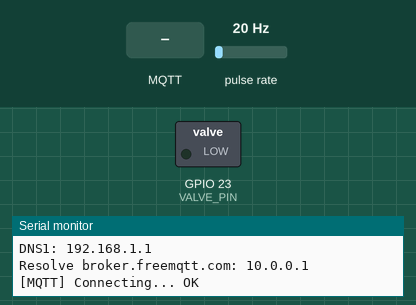
A program run on a simulated ESP32. On the bench: switched loads named in the program (green lamp = pin HIGH), the last lines printed to the serial monitor. Wiring (inferred from the names in the program): pulse sensor: data GPIO 22. The inputs (shaded band) are chosen by the test bench; at power-on: pulse rate 20 Hz. WiFi joins after 1.5 s; servers stay silent unless stated; the local clock reads 2024-03-15 10:24:30 at power-on unless the program sets it; no MQTT or app messages arrive unless stated.

Above: at 4.2 s.
4.3 s: MQTT message "OPEN" arrives on the first subscribed topic
At 5.4 s:
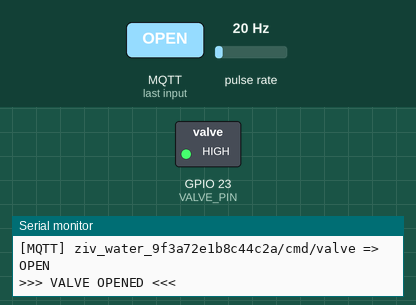
5.8 s: MQTT message "CLOSE" arrives on the first subscribed topic
At 6.5 s:
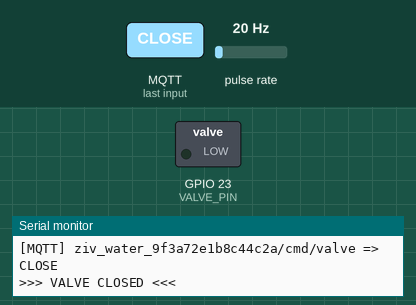
Timing chart, 0 to 8.8 s (numbered marks = the images above; inputs shaded):
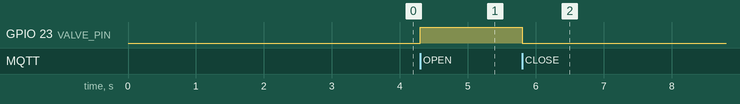

The program:

main.cpp
```cpp
#include <WiFi.h>
#include <lwip/inet.h>
#include <Arduino.h>
#include <WiFiClientSecure.h>
#include <PubSubClient.h>

#include "secrets.h"

// Pins
#define FLOW_SENSOR_PIN 22
#define VALVE_PIN 23

// Calibrate
static float pulsesPerLiter = 450.0f;

// Pulse filter
static const uint32_t MIN_PULSE_US = 300;
volatile uint32_t pulseCount = 0;
volatile uint32_t lastPulseMicros = 0;

uint32_t lastCalcMs = 0;
float flowRateLpm = 0.0f;
float totalLiters = 0.0f;
bool valveState = false;

// MQTT ssss
WiFiClientSecure tlsClient;
PubSubClient mqtt(tlsClient);

String tCmdValve   = String(MQTT_BASE) + "/cmd/valve";
String tCmdReset   = String(MQTT_BASE) + "/cmd/reset";

String tStateValve = String(MQTT_BASE) + "/state/valve";
String tStateFlow  = String(MQTT_BASE) + "/state/flow_lpm";
String tStateTotal = String(MQTT_BASE) + "/state/total_l";
String tStateTs    = String(MQTT_BASE) + "/state/ts";

static const uint32_t PUBLISH_INTERVAL_MS = 1000;
uint32_t lastPubMs = 0;

static void wifiConnectFix() {
  WiFi.mode(WIFI_STA);

  // Hard reset WiFi state
  WiFi.disconnect(true, true);
  delay(500);

  WiFi.begin(WIFI_SSID, WIFI_PASS);

  Serial.print("WiFi connecting");
  uint32_t start = millis();
  while (WiFi.status() != WL_CONNECTED) {
    delay(300);
    Serial.print(".");
    if (millis() - start > 20000) {
      Serial.println("\nWiFi connect timeout - rebooting");
      ESP.restart();
    }
  }
  Serial.println();

  // Give DHCP time
  delay(1000);

  IPAddress ip = WiFi.localIP();
  IPAddress gw = WiFi.gatewayIP();
  IPAddress sn = WiFi.subnetMask();

  Serial.print("IP: "); Serial.println(ip);
  Serial.print("GW: "); Serial.println(gw);
  Serial.print("SN: "); Serial.println(sn);

  // Detect broken DHCP
  if (ip[0] == 255 || ip[0] == 0 || gw[0] == 0) {
    Serial.println("DHCP failed (bad IP/GW). Rebooting...");
    delay(2000);
    ESP.restart();
  }

  // DNS test (should now work)
  IPAddress test;
  bool ok = WiFi.hostByName("example.com", test);
  Serial.print("Resolve example.com: ");
  Serial.println(ok ? test.toString() : "FAILED");

  // Stability improvement
  WiFi.setSleep(false);
}

static void wifiConnectWithDNS() {
  WiFi.mode(WIFI_STA);

  // Force DNS servers (prevents router DNS bugs / captive portal DNS)
  IPAddress ip(192,168,1,41);    // or another free IP
  IPAddress gw(192,168,1,1);
  IPAddress sn(255,255,255,0);
  IPAddress dns1(8, 8, 8, 8);  // Google
  IPAddress dns2(1, 1, 1, 1);  // Cloudflare
  // Keep DHCP for IP/gateway/subnet, but override DNS
  WiFi.config(INADDR_NONE, INADDR_NONE, INADDR_NONE, dns1, dns2);

  WiFi.begin(WIFI_SSID, WIFI_PASS);

  Serial.print("WiFi connecting");
  uint32_t start = millis();
  while (WiFi.status() != WL_CONNECTED) {
    delay(300);
    Serial.print(".");
    if (millis() - start > 20000) { // 20s
      Serial.println("\nWiFi connect timeout - rebooting");
      ESP.restart();
    }
  }
  Serial.println();

  Serial.print("WiFi OK. IP: ");
  Serial.println(WiFi.localIP());

  // Print DNS servers that ESP32 will use
  Serial.print("DNS1: "); Serial.println(WiFi.dnsIP(0));
  Serial.print("DNS2: "); Serial.println(WiFi.dnsIP(1));

  // Test DNS resolution
  bool ok1 = WiFi.hostByName("mqtt.freemqtt.com", ip);
  Serial.print("Resolve mqtt.freemqtt.com: ");
  Serial.println(ok1 ? ip.toString() : "FAILED");

  bool ok2 = WiFi.hostByName("broker.freemqtt.com", ip);
  Serial.print("Resolve broker.freemqtt.com: ");
  Serial.println(ok2 ? ip.toString() : "FAILED");

  // Also test a generic domain to detect captive portal / DNS interception
  bool ok3 = WiFi.hostByName("example.com", ip);
  Serial.print("Resolve example.com: ");
  Serial.println(ok3 ? ip.toString() : "FAILED");
}

void IRAM_ATTR pulseCounter() {
  uint32_t now = micros();
  if ((uint32_t)(now - lastPulseMicros) >= MIN_PULSE_US) {
    pulseCount++;
    lastPulseMicros = now;
  }
}

void openValve() {
  digitalWrite(VALVE_PIN, HIGH);
  valveState = true;
  Serial.println(">>> VALVE OPENED <<<");
}

void closeValve() {
  digitalWrite(VALVE_PIN, LOW);
  valveState = false;
  Serial.println(">>> VALVE CLOSED <<<");
}

void resetCounters() {
  noInterrupts();
  pulseCount = 0;
  interrupts();
  totalLiters = 0.0f;
  flowRateLpm = 0.0f;
  Serial.println("* Counters RESET *");
}

void mqttCallback(char* topic, byte* payload, unsigned int length) {
  String t(topic);
  String msg;
  msg.reserve(length);
  for (unsigned int i=0; i<length; i++) msg += (char)payload[i];
  msg.trim();

  Serial.print("[MQTT] "); Serial.print(t); Serial.print(" => "); Serial.println(msg);

  if (t == tCmdValve) {
    msg.toUpperCase();
    if (msg == "OPEN") openValve();
    else if (msg == "CLOSE") closeValve();
  } else if (t == tCmdReset) {
    if (msg == "1") resetCounters();
  }
}

void mqttConnect() {
  while (!mqtt.connected()) {
    String clientId = "esp32-water-" + String((uint32_t)ESP.getEfuseMac(), HEX);

    Serial.print("[MQTT] Connecting... ");
    bool ok = mqtt.connect(clientId.c_str(), MQTT_USER, MQTT_PASS);
    if (ok) {
      Serial.println("OK");
      mqtt.subscribe(tCmdValve.c_str());
      mqtt.subscribe(tCmdReset.c_str());
      return;
    }
    Serial.print("FAILED rc=");
    Serial.println(mqtt.state());
    delay(2000);
  }
}

void setupWiFi() {
  WiFi.mode(WIFI_STA);
  WiFi.begin(WIFI_SSID, WIFI_PASS);
  Serial.print("WiFi connecting");
  while (WiFi.status() != WL_CONNECTED) {
    delay(300);
    Serial.print(".");
  }
  Serial.println();
  Serial.print("WiFi OK: ");
  Serial.println(WiFi.localIP());
}

void setup() {
  Serial.begin(115200);

  pinMode(FLOW_SENSOR_PIN, INPUT_PULLUP);
  pinMode(VALVE_PIN, OUTPUT);
  closeValve();

  attachInterrupt(digitalPinToInterrupt(FLOW_SENSOR_PIN), pulseCounter, RISING);

  wifiConnectFix();
  WiFi.setSleep(false);

  Serial.print("DNS0: "); Serial.println(WiFi.dnsIP(0));
  Serial.print("DNS1: "); Serial.println(WiFi.dnsIP(1));
  // setupWiFi();

#if MQTT_TLS_INSECURE
  tlsClient.setInsecure();
#endif
  mqtt.setServer(MQTT_HOST, MQTT_PORT);
  mqtt.setCallback(mqttCallback);

  IPAddress ip;
  Serial.print("Resolve broker.freemqtt.com: ");
  Serial.println(WiFi.hostByName("broker.freemqtt.com", ip) ? ip.toString() : "FAILED");

  mqttConnect();
  lastCalcMs = millis();
}

void loop() {
  if (!mqtt.connected()) mqttConnect();
  mqtt.loop();

  uint32_t nowMs = millis();

  // compute flow once per second
  if (nowMs - lastCalcMs >= 1000) {
    uint32_t pulses;
    noInterrupts();
    pulses = pulseCount;
    pulseCount = 0;
    interrupts();

    float pulsesPerSec = (float)pulses;
    flowRateLpm = (pulsesPerSec * 60.0f) / pulsesPerLiter;
    totalLiters += flowRateLpm / 60.0f;

    lastCalcMs = nowMs;
  }

  // publish once per second
  if (nowMs - lastPubMs >= PUBLISH_INTERVAL_MS) {
    lastPubMs = nowMs;

    char buf[32];

    mqtt.publish(tStateValve.c_str(), valveState ? "OPEN" : "CLOSED", false);

    dtostrf(flowRateLpm, 0, 2, buf);
    mqtt.publish(tStateFlow.c_str(), buf, false);

    dtostrf(totalLiters, 0, 3, buf);
    mqtt.publish(tStateTotal.c_str(), buf, false);

    // timestamp (browser can use its own too; this helps)
    snprintf(buf, sizeof(buf), "%lu", (unsigned long)(time(nullptr)));
    mqtt.publish(tStateTs.c_str(), buf, false);
  }
}
```

secrets.h
```cpp
#pragma once

// Wi-Fi
#define WIFI_SSID "HOTWIFI1"
#define WIFI_PASS "lian1234"

// Public MQTT broker (Mosquitto test broker - better connectivity)
#define MQTT_HOST "test.mosquitto.org"
#define MQTT_PORT 8883
#define MQTT_USER ""
#define MQTT_PASS ""

// Make this UNIQUE
#define MQTT_BASE "ziv_water_9f3a72e1b8c44c2a"

// Command token (keep secret)
#define CMD_TOKEN "K3Y-7pQ9-DoNotShare"

// Mosquitto has valid certificates, so we can use secure TLS
#define MQTT_TLS_INSECURE 0
```

gpio_toggle_test.h
```cpp
#pragma once

void app_init();
void app_loop();
```

gpio_toggle_test.cpp
```cpp
#include <Arduino.h>
#include "gpio_toggle_test.h"

#define LED_PIN 23   // most common ESP32 LED pin

void app_init() {
  pinMode(LED_PIN, OUTPUT);
}

void app_loop() {
  digitalWrite(LED_PIN, HIGH);
  delay(3000);
  digitalWrite(LED_PIN, LOW);
  delay(3000);
}
```

Measured:
- after the input at 4.3 s, GPIO 23 (VALVE_PIN): LOW → HIGH at once
- after the input at 5.8 s, GPIO 23 (VALVE_PIN): HIGH → LOW at once
